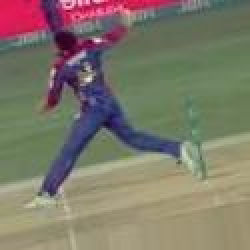
#> input picture samples/1_front_foot_noball_overstep.jpg, 125 x 125 px (shown 2 times larger)
$ python -i preprocessing.py   (imports and definitions only)   (older library calls are emulated)
#> lines starting #> are read from the running program, lines starting #| are printed output that depends on the picture
"""
preprocessing.py - Standalone image preprocessing pipeline for CreaseGuard.

This module is NOT imported by main.py or cv_model.py, so the live server and the
trained models behave exactly as before. It exists to make every preprocessing
step explicit, inspectable and measurable (for demonstration / reporting).

Pipeline stages
---------------
1. load_image()          Decode, fix camera EXIF rotation, force 3-channel RGB.
2. assess_quality()      Measure brightness, contrast and sharpness (blur) and flag
                         frames that are too dark / washed out / blurry to trust.
3. enhance_frame()       Optional classical CV clean-up:
                           a. Gamma correction for under/over-exposed frames
                           b. Non-local-means denoising (broadcast compression noise)
                           c. CLAHE contrast boost on the L channel (LAB space) so the
                              white crease line and shoe edge stand out from the turf
                           d. Unsharp masking to recover edges lost to motion blur
4. to_model_tensor()     The exact preprocessing the CNNs use at inference time
                         (Resize 128x128 -> scale to [0,1] -> ImageNet mean/std
                         normalisation -> HWC to CHW), re-implemented in NumPy so
                         each arithmetic step can be shown and verified.

Only OpenCV, NumPy and Pillow are required (all already in requirements.txt).
"""

from dataclasses import dataclass, asdict, field
from typing import List, Tuple

import cv2
import numpy as np
from PIL import Image, ImageOps

# Same constants used by main.py's img_transform and cv_model.py's val_transform
MODEL_INPUT_SIZE: Tuple[int, int] = (128, 128)
IMAGENET_MEAN = np.array([0.485, 0.456, 0.406], dtype=np.float32)
IMAGENET_STD = np.array([0.229, 0.224, 0.225], dtype=np.float32)

# Quality thresholds (tuned for 8-bit broadcast-style frames)
DARK_THRESHOLD = 60.0        # mean luminance below this -> under-exposed
BRIGHT_THRESHOLD = 200.0     # mean luminance above this -> over-exposed
LOW_CONTRAST_THRESHOLD = 25  # luminance std-dev below this -> flat / hazy
BLUR_THRESHOLD = 100.0       # variance of Laplacian below this -> blurry
MIN_SIDE_PX = 64             # smaller frames carry too little detail


# --------------------------------------------------------------------------- #
# 1. Loading
# --------------------------------------------------------------------------- #
def load_image(path_or_file) -> Image.Image:
    """
    Opens an image and normalises its format:
      - applies EXIF orientation (phone/camera frames are often stored rotated)
      - converts palette / RGBA / greyscale / CMYK images to 3-channel RGB
    """
    img = Image.open(path_or_file)
    img = ImageOps.exif_transpose(img)
    return img.convert("RGB")


# --------------------------------------------------------------------------- #
# 2. Quality assessment
# --------------------------------------------------------------------------- #
@dataclass
class QualityReport:
    width: int
    height: int
    brightness: float          # mean luminance, 0-255
    contrast: float            # std-dev of luminance
    sharpness: float           # variance of the Laplacian (higher = sharper)
    issues: List[str] = field(default_factory=list)

    @property
    def is_usable(self) -> bool:
        return len(self.issues) == 0

    def to_dict(self):
        d = asdict(self)
        d["is_usable"] = self.is_usable
        return d


def assess_quality(pil_img: Image.Image) -> QualityReport:
    """
    Computes simple, explainable image-quality metrics:
      brightness - mean grey level
      contrast   - standard deviation of grey levels
      sharpness  - variance of the Laplacian (2nd derivative). A blurred image
                   has few strong edges, so its Laplacian response is flat and
                   the variance is low.
    """
    rgb = np.asarray(pil_img)
    gray = cv2.cvtColor(rgb, cv2.COLOR_RGB2GRAY)
    h, w = gray.shape

    brightness = float(gray.mean())
    contrast = float(gray.std())
    sharpness = float(cv2.Laplacian(gray, cv2.CV_64F).var())

    issues = []
    if min(h, w) < MIN_SIDE_PX:
        issues.append(f"low resolution ({w}x{h})")
    if brightness < DARK_THRESHOLD:
        issues.append("under-exposed")
    elif brightness > BRIGHT_THRESHOLD:
        issues.append("over-exposed")
    if contrast < LOW_CONTRAST_THRESHOLD:
        issues.append("low contrast")
    if sharpness < BLUR_THRESHOLD:
        issues.append("blurry")

    return QualityReport(
        width=w,
        height=h,
        brightness=round(brightness, 2),
        contrast=round(contrast, 2),
        sharpness=round(sharpness, 2),
        issues=issues,
    )


# --------------------------------------------------------------------------- #
# 3. Enhancement (classical computer vision)
# --------------------------------------------------------------------------- #
def gamma_correct(rgb: np.ndarray, brightness: float) -> np.ndarray:
    """
    Brightens dark frames (gamma < 1) or darkens washed-out frames (gamma > 1)
    using a lookup table: out = 255 * (in / 255) ** gamma.
    Gamma is chosen so the mean brightness moves toward mid-grey (~128).
    """
    if DARK_THRESHOLD <= brightness <= BRIGHT_THRESHOLD:
        return rgb
    mean_norm = np.clip(brightness / 255.0, 1e-3, 0.999)
    gamma = float(np.clip(np.log(0.5) / np.log(mean_norm), 0.4, 2.5))
    lut = np.array([((i / 255.0) ** gamma) * 255 for i in range(256)], dtype=np.uint8)
    return cv2.LUT(rgb, lut)


def denoise(rgb: np.ndarray, strength: int = 5) -> np.ndarray:
    """Non-local-means denoising: removes JPEG/broadcast grain while keeping edges."""
    return cv2.fastNlMeansDenoisingColored(rgb, None, strength, strength, 7, 21)


def apply_clahe(rgb: np.ndarray, clip_limit: float = 2.0, tile: int = 8) -> np.ndarray:
    """
    Contrast Limited Adaptive Histogram Equalisation on the L (lightness) channel
    of LAB colour space. Working on L only boosts local contrast - e.g. the white
    popping crease against green turf - without shifting the colours.
    """
    lab = cv2.cvtColor(rgb, cv2.COLOR_RGB2LAB)
    l, a, b = cv2.split(lab)
    clahe = cv2.createCLAHE(clipLimit=clip_limit, tileGridSize=(tile, tile))
    l_eq = clahe.apply(l)
    return cv2.cvtColor(cv2.merge((l_eq, a, b)), cv2.COLOR_LAB2RGB)


def unsharp_mask(rgb: np.ndarray, amount: float = 0.6, sigma: float = 1.2) -> np.ndarray:
    """Sharpens edges: out = in + amount * (in - GaussianBlur(in))."""
    blurred = cv2.GaussianBlur(rgb, (0, 0), sigma)
    return cv2.addWeighted(rgb, 1 + amount, blurred, -amount, 0)


def enhance_frame(pil_img: Image.Image, report: QualityReport = None):
    """
    Runs the enhancement chain and returns (final_image, list_of_(name, image)
    intermediate stages) so every step can be visualised.
    """
    if report is None:
        report = assess_quality(pil_img)

    stages = []
    rgb = np.asarray(pil_img).copy()
    stages.append(("original", rgb))

    rgb = gamma_correct(rgb, report.brightness)
    stages.append(("gamma", rgb))

    rgb = denoise(rgb)
    stages.append(("denoised", rgb))

    rgb = apply_clahe(rgb)
    stages.append(("clahe", rgb))

    rgb = unsharp_mask(rgb)
    stages.append(("sharpened", rgb))

    return Image.fromarray(rgb), stages


# --------------------------------------------------------------------------- #
# 4. Model input tensor (mirrors torchvision transforms in main.py)
# --------------------------------------------------------------------------- #
def to_model_tensor(pil_img: Image.Image) -> np.ndarray:
    """
    NumPy re-implementation of:
        transforms.Resize((128, 128))
        transforms.ToTensor()                 -> uint8 [0,255] to float [0,1], HWC->CHW
        transforms.Normalize(mean, std)       -> (x - mean) / std per channel
    Returns a float32 array of shape (1, 3, 128, 128), ready for the CNN.
    """
    resized = pil_img.resize(MODEL_INPUT_SIZE, Image.BILINEAR)
    x = np.asarray(resized, dtype=np.float32) / 255.0      # HWC, [0, 1]
    x = (x - IMAGENET_MEAN) / IMAGENET_STD                  # per-channel z-score
    x = np.transpose(x, (2, 0, 1))                          # CHW
    return np.expand_dims(x, 0).astype(np.float32)          # NCHW


def preprocess(path_or_file, enhance: bool = True):
    """
    Convenience wrapper: load -> assess -> (enhance) -> tensor.
    Returns a dict with the tensor, the quality report and the processed image.
    """
    img = load_image(path_or_file)
#> in load_image, img is the input picture: PIL image 125x125 RGB; mean R, G, B 126.5, 120.8, 105.6
    report = assess_quality(img)
#> in assess_quality, `gray = cv2.cvtColor(rgb, cv2.COLOR_RGB2GRAY)`:
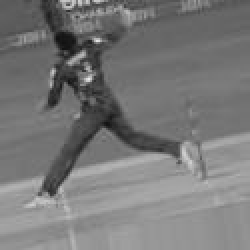
#> gray: shape (125, 125) (shown 2 times larger); min 17, max 233, mean 120.8
#> in assess_quality, `brightness = float(gray.mean())`: brightness = 120.8
#> in assess_quality, `contrast = float(gray.std())`: contrast = 30.31
#> in assess_quality, `sharpness = float(cv2.Laplacian(gray, cv2.CV_64F).var())`: sharpness = 343.4
    processed, stages = enhance_frame(img, report) if enhance else (img, [("original", np.asarray(img))])
#> in apply_clahe, `lab = cv2.cvtColor(rgb, cv2.COLOR_RGB2LAB)`: lab: shape (125, 125, 3); mean of channels 0, 1, 2 130.6, 127.2, 138
#> in apply_clahe, `l, a, b = cv2.split(lab)`:
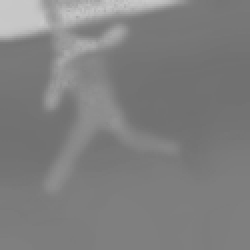
#> a: shape (125, 125) (shown 2 times larger); min 112, max 202, mean 127.2
#> in apply_clahe, `l, a, b = cv2.split(lab)`:
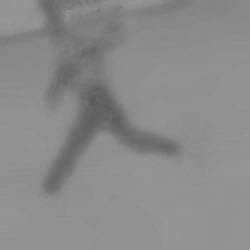
#> b: shape (125, 125) (shown 2 times larger); min 91, max 150, mean 138
#> in apply_clahe, `l_eq = clahe.apply(l)`:
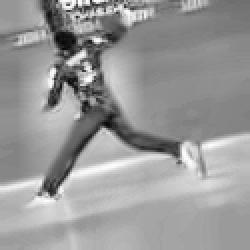
#> l_eq: shape (125, 125) (shown 2 times larger); min 7, max 255, mean 153
#> in unsharp_mask, `blurred = cv2.GaussianBlur(rgb, (0, 0), sigma)`:
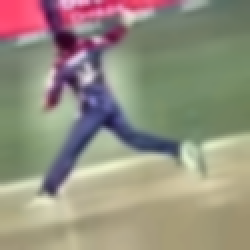
#> blurred: shape (125, 125, 3) (shown 2 times larger); mean R, G, B 148.7, 143.9, 127.4
#> in unsharp_mask, `return cv2.addWeighted(rgb, 1 + amount, blurred, -amount, 0)`:
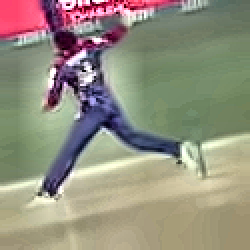
#> returned value: shape (125, 125, 3) (shown 2 times larger); mean of channels 0, 1, 2 148.5, 144.1, 127.3; drawn as R, G, B
#> stages = 5 items
    return {
        "tensor": to_model_tensor(processed),
        "quality": report,
        "image": processed,
        "stages": stages,
    }
#> in to_model_tensor, `x = (x - IMAGENET_MEAN) / IMAGENET_STD`:
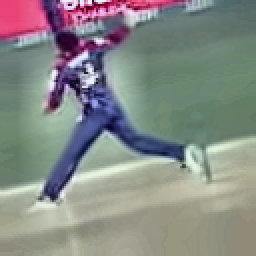
#> x: shape (128, 128, 3) float32 (shown 2 times larger); mean R, G, B 0.425, 0.486, 0.414; drawn with min black and max white

>>> result = preprocess('../samples/1_front_foot_noball_overstep.jpg')
#> result = 4 items

$ run again, on samples/3_legal_delivery_behind_crease.jpg
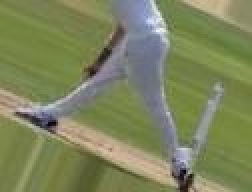
#> input picture samples/3_legal_delivery_behind_crease.jpg, 126 x 96 px (shown 2 times larger)
#> in load_image, img is the input picture: PIL image 126x96 RGB; mean R, G, B 125.5, 132.4, 92.5
#> brightness = 125.8
#> contrast = 21.93
#> sharpness = 396.2
#> lab: shape (96, 126, 3); mean of channels 0, 1, 2 136.7, 118.6, 148.9
#> in unsharp_mask, `blurred = cv2.GaussianBlur(rgb, (0, 0), sigma)`:
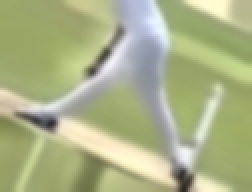
#> blurred: shape (96, 126, 3) (shown 2 times larger); mean R, G, B 170.7, 178, 135.6
#> stages = 5 items
#> in to_model_tensor, `x = (x - IMAGENET_MEAN) / IMAGENET_STD`:
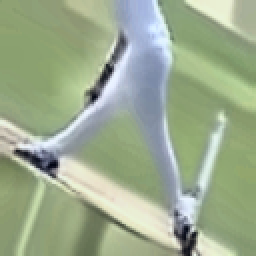
#> x: shape (128, 128, 3) float32 (shown 2 times larger); mean R, G, B 0.804, 1.08, 0.559; drawn with min black and max white
#> result = 4 items
